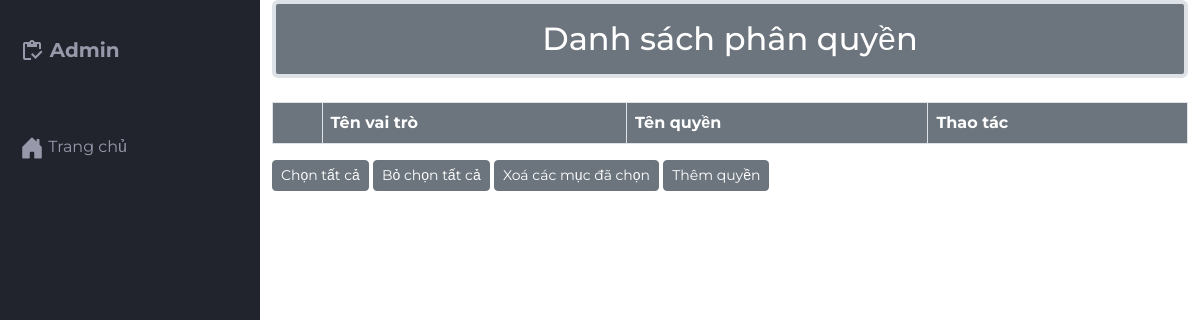
/src/Admin/indexadmin.php?act=pq (signed in), run on an earlier commit of the app's database.
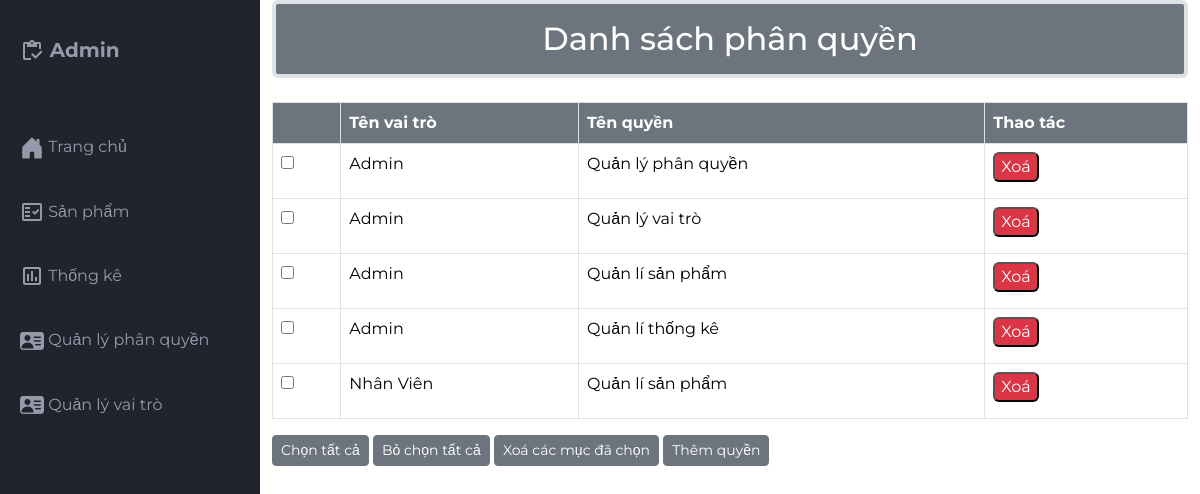
And on a later commit of the database.
### tables this page shows
CREATE TABLE `chi_tiet_nhom_quyen` (
  `role_id` int(10) NOT NULL,
  `permission_id` varchar(10) NOT NULL,
  `hanh_dong` varchar(255) DEFAULT NULL
);

CREATE TABLE `vaitro` (
  `vaitro_id` int(10) NOT NULL COMMENT 'ID vai trò',
  `vaitro_name` varchar(250) NOT NULL COMMENT 'Vai trò'
);

CREATE TABLE `quyen` (
  `permission_id` varchar(10) NOT NULL,
  `permission_name` varchar(255) NOT NULL,
  `trang_thai` int(11) NOT NULL
);

### src/app/model/connectdb.php (called while the page is built, shortened)
<?php
function get_connect()
{
    try {
        $conn = new PDO("mysql:host=localhost;dbname=da1;charset=utf8", "root", "");
        $conn->setAttribute(PDO::ATTR_ERRMODE, PDO::ERRMODE_EXCEPTION);
        return $conn;
    } catch (Exception $e) {
        echo 'Kết nối thất bại: ' . $e->getMessage();
        return null;
    }
}
function pdo_queryall($sql)
{
    $thamso = array_slice(func_get_args(), 1);
    $conn = get_connect();
    try {
        $exe = $conn->prepare($sql);
        $exe->execute($thamso);
        return $exe->fetchAll(PDO::FETCH_ASSOC);
    } catch (Exception $e) {
        echo 'Thao tác thất bại: ' . $e->getMessage();
    } finally {
        unset($conn);
    }
}

### src/app/model/qlpq.php (called while the page is built, shortened)
<?php
 function query_allpq() {
        $sql = "SELECT
                    ct.role_id,
                    vt.vaitro_name,
                    ct.permission_id,
                    q.permission_name,
                    q.trang_thai,
                    ct.hanh_dong
                FROM
                    chi_tiet_nhom_quyen ct
                JOIN
                    vaitro vt ON ct.role_id = vt.vaitro_id
                JOIN
                    quyen q ON ct.permission_id = q.permission_id";
        return pdo_queryall($sql);
    }
?>

### src/Admin/qlphanquyen/qlpq.php (the view, shortened to what this page needs)
<div class="container">
    <h2 class="border border-4 mb-4 text-bg-secondary p-3 text-center rounded">Danh sách phân quyền</h2>
    <div class="table-responsive">
        <table class="table table-bordered">
            <thead>
                <tr>
                    <th class="text-bg-secondary"></th>
                    <th class="text-bg-secondary">Tên vai trò</th>
                    <th class="text-bg-secondary">Tên quyền</th>
                    <th class="text-bg-secondary">Thao tác</th>
                </tr>
            </thead>
            <tbody>
                <?php foreach ($listpq as $itemdt):
                    extract($itemdt);
                ?>
                <tr>
                    <td><input type="checkbox" name="checkbox[]" value="<?= $role_id ?>_<?= $permission_id ?>"></td>
                    <td><?= htmlspecialchars($vaitro_name) ?></td>
                    <td><?= htmlspecialchars($permission_name) ?></td>
                    <td>
                        <a href="indexadmin.php?act=xoapq&role_id=<?= $role_id ?>&permission_id=<?= $permission_id ?>" onclick="return confirm('Bạn có chắc muốn xoá ?')">
                            <input class="mb-2 text-bg-danger rounded" type="button" value="Xoá">
                        </a>
                    </td>
                </tr>
                <?php endforeach; ?>
            </tbody>
        </table>
    </div>
    <div class="">
        <button type="button" class="btn btn-secondary btn-sm" onclick="toggleCheckboxes(true)">Chọn tất cả</button>
        <button type="button" class="btn btn-secondary btn-sm" onclick="toggleCheckboxes(false)">Bỏ chọn tất cả</button>
        <button type="button" class="btn btn-secondary btn-sm">Xoá các mục đã chọn</button>
        <a href="indexadmin.php?act=addpq1">
            <button type="button" class="btn btn-secondary btn-sm">Thêm quyền</button>
        </a>
    </div>
</div>

### src/Admin/indexadmin.php (shortened to what this page needs)
<?php
include '../app/model/connectdb.php';
include '../app/model/qlpq.php';
if (isset($_SESSION['acount']) && isset($_SESSION['acount']['vaitro_id'])) {
    $vaitro_id = $_SESSION['acount']['vaitro_id'] ?? null;
    $pdo = get_connect();
    if ($pdo) {
        $permissions = getUserPermissions($vaitro_id, $pdo);
    } else {
        echo "Kết nối cơ sở dữ liệu không thành công.";
        exit;
    }
} else {
    echo "Chưa đăng nhập hoặc không có vaitro_id.";
    exit;
}
function getUserPermissions($role_id, $pdo)
{
    $query = "SELECT q.permission_name, q.trang_thai
              FROM chi_tiet_nhom_quyen ct
              JOIN quyen q ON ct.permission_id = q.permission_id
              WHERE ct.role_id = ?";
    $stmt = $pdo->prepare($query);
    $stmt->execute([$role_id]);
    return $stmt->fetchAll(PDO::FETCH_ASSOC);
}
function hasPermission($action, $permissions)
{
    foreach ($permissions as $permission) {
        if ($permission['permission_name'] === $action && $permission['trang_thai'] === 1) {
            return true;
        }
    }
    return false;
}
?>
<!DOCTYPE html>
<html lang="en">
<head>
    <link href="https://cdn.jsdelivr.net/npm/bootstrap@5.3.2/dist/css/bootstrap.min.css" rel="stylesheet"
>
    <link rel="stylesheet" href="https://cdn.jsdelivr.net/npm/bootstrap-icons@1.11.2/font/bootstrap-icons.min.css">
    <link rel="stylesheet" href="css/styles.css">
</head>
<body class="bg-white">
    <div class="grid-container">
        <aside id="sidebar">
            <div class="sidebar-title">
                <div class="sidebar-brand">
                    <span class="material-icons-outlined">inventory</span> Admin
                </div>
            </div>
            <ul class="sidebar-list">
                <li class="sidebar-list-item">
                    <a href="indexadmin.php?act=home">
                        <span class="material-icons-outlined"><i class="bi bi-house-door-fill"></i></span> Trang chủ
                    </a>
                </li>
                <?php if (hasPermission('Quản lí sản phẩm', $permissions)) { ?>
                <li class="sidebar-list-item">
                    <a href="indexadmin.php?act=pro">
                        <span class="material-icons-outlined">fact_check</span> Sản phẩm
                    </a>
                </li>
                <?php } ?>
                <?php if (hasPermission('Quản lí thống kê', $permissions)) { ?>
                <li class="sidebar-list-item">
                    <a href="indexadmin.php?act=thongke">
                        <span class="material-icons-outlined">poll</span> Thống kê
                    </a>
                </li>
                <?php } ?>
                <?php if (hasPermission('Quản lý phân quyền', $permissions)) { ?>
                <li class="sidebar-list-item">
                    <a href="indexadmin.php?act=pq">
                        <span class="material-icons-outlined"><i class="bi bi-person-vcard-fill"></i></span> Quản lý
                        phân quyền
                    </a>
                </li>
                <?php } ?>
                <?php if (hasPermission('Quản lý vai trò', $permissions)) { ?>
                <li class="sidebar-list-item">
                    <a href="indexadmin.php?act=vaitro">
                        <span class="material-icons-outlined"><i class="bi bi-person-vcard-fill"></i></span> Quản lý vai
                        trò
                    </a>
                </li>
                <?php } ?>
            </ul>
        </aside>
        <?php
        if (isset($_GET['act'])) {
            $act = $_GET['act'];
            switch ($act) {
                case 'pq':
                    $listpq = query_allpq();
                    include './qlphanquyen/qlpq.php';
                    break;
            }
        }
        include './viewadmin/footter.php';
        ?>

### src/Admin/viewadmin/footter.php (shortened to what this page needs)
</div>
</body>
</html>

### src/Admin/css/styles.css (style rules this page uses)
body { margin: 0; padding: 0; box-sizing: border-box; background-color: #e6e8ed; color: #666666; font-family: "Montserrat", sans-serif; }
.material-icons-outlined { vertical-align: middle; line-height: 1px; }
.grid-container { display: grid; grid-template-columns: 260px 1fr; grid-template-rows: 0.2fr 3fr; grid-template-areas: "sidebar header header header" "sidebar main main main"; height: 100vh; }
#sidebar { grid-area: sidebar; height: 100%; background-color: #21232d; color: #9799ab; overflow-y: auto; transition: all 0.5s; -webkit-transition: all 0.5s; }
.sidebar-title { display: flex; justify-content: space-between; align-items: center; padding: 20px 20px 20px 20px; margin-bottom: 30px; }
.sidebar-brand { margin-top: 15px; font-size: 20px; font-weight: 700; }
.sidebar-list { padding: 0; margin-top: 15px; list-style-type: none; }
.sidebar-list-item { padding: 20px 20px 20px 20px; }
.sidebar-list-item > a { text-decoration: none; color: #9799ab; }

What changed in the data, as far as the page shows it:
added chi_tiet_nhom_quyen: role.vaitro_name "Admin", permission.permission_name "Quản lý phân quyền"
added chi_tiet_nhom_quyen: role.vaitro_name "Admin", permission.permission_name "Quản lý vai trò"
added chi_tiet_nhom_quyen: role.vaitro_name "Admin", permission.permission_name "Quản lí sản phẩm"
added chi_tiet_nhom_quyen: role.vaitro_name "Admin", permission.permission_name "Quản lí thống kê"
added chi_tiet_nhom_quyen: role.vaitro_name "Nhân Viên", permission.permission_name "Quản lí sản phẩm"
Also different on the page:
text now shown: "Sản phẩm Thống kê Quản lý phân quyền Quản lý vai trò"
